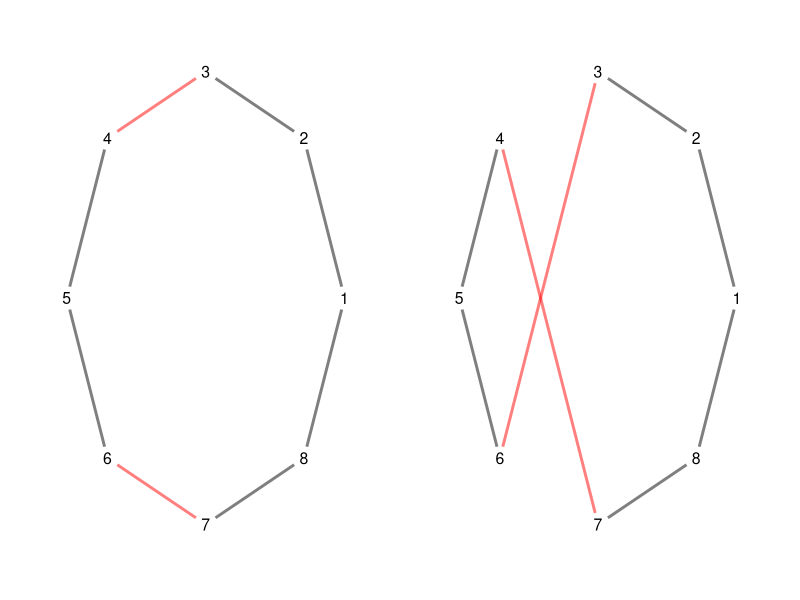
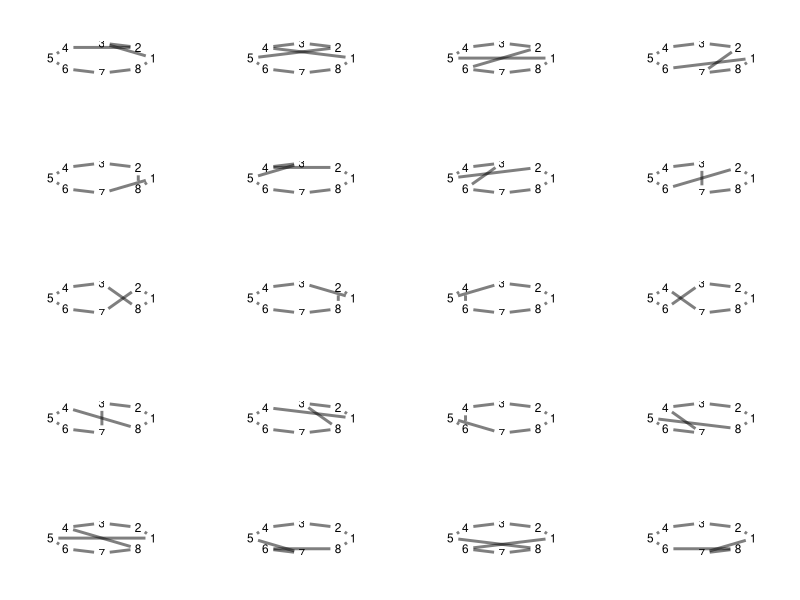

Reproduce these figures in R, in order.
## ---- chunk 1
knitr::opts_chunk$set(echo = TRUE, warning = FALSE, message = FALSE)
## ---- chunk 2
library(purrr)
library(tidygraph)
library(ggraph)
library(gridExtra)
library(patchwork)
## ---- chunk 3
move_2opt <- function(vec, i, j, n){
  if(j == n)
    v <- vec[c(1:(i-1), j:i)]
  else
    v <- vec[c(1:(i-1), j:i, (j+1):n)]
  return(v)
}

n <- 8
l <- matrix(c(cos(2*pi*(0:(n-1))/n), sin(2*pi*(0:(n-1))/n)), ncol = 2)

t_edges <- data.frame(i = 1:n, j = c(2:n, 1), pos = c(rep("n", 2), "r", rep("n", 2), "r", rep("n", 2)))
g_t <- tbl_graph(edges = t_edges, directed = FALSE)
g_t <- g_t |> activate(nodes) |> mutate(name = 1:n)

sol <- move_2opt(1:8, 4, 6, 8)

u_edges <- data.frame(i = sol, j = sol[c(2:n, 1)],
                  pos = c(rep("n", 2), "r", rep("n", 2), "r", rep("n", 2)))

g_u <- tbl_graph(edges = u_edges, directed = FALSE)
g_u <- g_u |> activate(nodes) |> mutate(name = 1:n) 

p_graph <- 

g1 <- ggraph(g_t, layout = l) + 
  geom_node_text(aes(label = name), size = 4) +
  geom_edge_link(aes(color = pos), 
                 start_cap = circle(3, 'mm'), end_cap = circle(3, 'mm'), 
                 alpha = 0.5, linewidth = 1) +
  theme_graph() +
  scale_edge_color_manual(values = c("black", "red")) +
  theme(legend.position = "none")

g2 <- ggraph(g_u, layout = l) + 
  geom_node_text(aes(label = name), size = 4) +
  geom_edge_link(aes(color = pos), 
                 start_cap = circle(3, 'mm'), end_cap = circle(3, 'mm'), 
                 alpha = 0.5, linewidth = 1) +
  theme_graph() +
  scale_edge_color_manual(values = c("black", "red")) +
  theme(legend.position = "none")

g1 + g2
## ---- chunk 4
move_2opt_table <- function(n){
  
  edges <- data.frame(edge = 1:n, i = 1:n, j = c(2:n, 1))
  e1 <- rep(1:n, each = n-3)
  e2 <- c(sapply(1:n, \(i) ((i+1):(i+n-3) %% n) + 1))
  
  moves <- data.frame(e1 = e1, e2 = e2, i = e1+1, j = e2)
  
  moves <- moves[which(moves$i < moves$j), 3:4]
  
  return(moves)
}
## ---- chunk 5
move_2opt_table(7)
## ---- chunk 6
move_2opt_table(8)
## ---- chunk 7
move_2opt <- function(vec, i, j, n){
  if(j == n)
    v <- vec[c(1:(i-1), j:i)]
  else
    v <- vec[c(1:(i-1), j:i, (j+1):n)]
  return(v)
}
## ---- chunk 8
move_2opt(1:8, 4, 6, 8)
## ---- chunk 9
n <- 6
moves_6 <- move_2opt_table(n)
pmap(moves_6, ~  move_2opt(vec = 1:n, .x, .y, n = n))
## ---- chunk 10
plot_move <- function(sol){
  
  n <- length(sol)
  l <- matrix(c(cos(2*pi*(0:(n-1))/n), sin(2*pi*(0:(n-1))/n)), ncol = 2)
  
  t <- data.frame(i = sol, j = sol[c(2:n, 1)])
  g <- tbl_graph(edges = t, directed = FALSE)
  g <- g |> activate(nodes) |> mutate(name = 1:n)

  p <- ggraph(g, layout = l) + 
  geom_node_text(aes(label = name), size = 3) +
  geom_edge_link(start_cap = circle(2, 'mm'), end_cap = circle(2, 'mm'), 
                 alpha = 0.5, linewidth = 1) +
  theme_graph()
  
  return(p)
}

n <- 8
moves <- move_2opt_table(n)
plots <- pmap(moves, ~ plot_move(move_2opt(vec = 1:n, .x, .y, n = n)))
grid.arrange(grobs = plots, ncol = 4, nrow = 5, byrow = TRUE)
## ---- chunk 11
points <- function(n){
  df <- data.frame(x = sample(1:(2*n), n),
                   y = sample(1:(2*n), n))
  return(df)
}

n <- 8
set.seed(1111)
D <- dist(points(n), method = "manhattan", upper = TRUE) |> as.matrix()
## ---- chunk 12
TSP <- function(D, sol) sum(D[cbind(sol, c(sol[-1], sol[1]))])
## ---- chunk 13
tsp_dist_2opt <- function(D, fit, sol, i, j, n){
  if(j == n)
    new_sol <- fit + D[sol[i-1], sol[j]] + D[sol[i], sol[1]] - D[sol[i-1], sol[i]] - D[sol[j], sol[1]]
  else
    new_sol <- fit +  D[sol[i-1], sol[j]] + D[sol[i], sol[j+1]] - D[sol[i-1], sol[i]] - D[sol[j], sol[j+1]]
  
  return(new_sol)
}
## ---- chunk 14
set.seed(55)
sol <- c(1, sample(2:n, n-1))
sol
fit <- TSP(D, sol)
fit
## ---- chunk 15
new_sol <- move_2opt(sol, 3, 6, 8)
new_sol
TSP(D, new_sol) 
tsp_dist_2opt(D, fit, sol, 3, 6, 8)
## ---- chunk 16
moves |>
  mutate(new_sol = pmap_dbl(moves, ~ tsp_dist_2opt(D, fit, sol, .x, .y, n))) |>
  arrange(new_sol, i)
## ---- chunk 17
sessionInfo()
